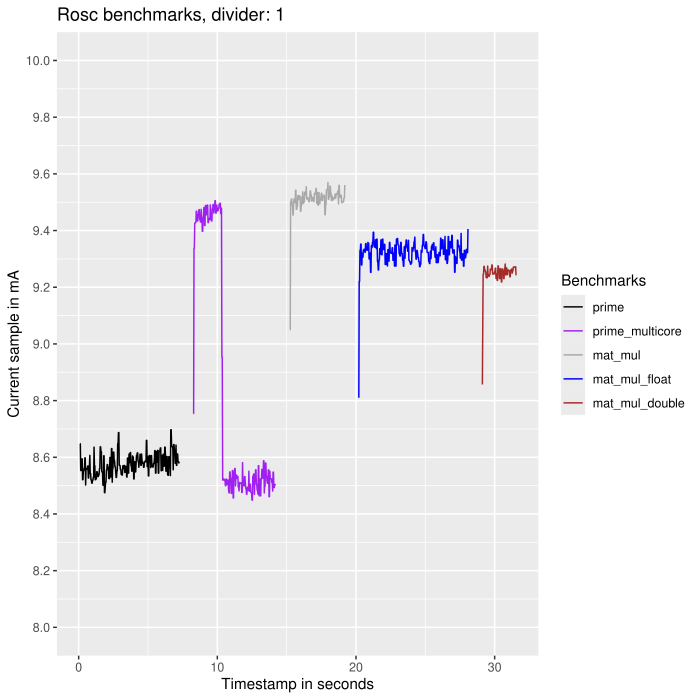

This figure's R source:
library("ggplot2")
library("dplyr")
library(rlang)

results_name <- "rosc_benchmarks_div1"
titles <- list(
	"rosc_benchmarks_div1" = "Rosc benchmarks, divider: 1",
	"rosc_benchmarks_div10" = "Rosc benchmarks, divider: 10",
	"rosc_benchmarks_div20" = "Rosc benchmarks, divider: 20",
	"rosc_benchmarks_div30" = "Rosc benchmarks, divider: 30"
)
limits <- list(
	"rosc_benchmarks_div1" = c(1, 10),
	"rosc_benchmarks_div10" = c(2, 3.5),
	"rosc_benchmarks_div20" = c(1.5, 3.5),
	"rosc_benchmarks_div30" = c(1, 3)
)

df <- read.csv(paste(results_name, ".csv", sep=""))
df <- df %>% filter(iteration_num == 0)
p <- ggplot(df, aes(x = current_timestamp, y = current_sample, color=factor(expe_num), group=factor(expe_num))) +
	geom_line(na.rm = TRUE) +
	scale_y_continuous(limits=limits[[results_name]], n.breaks=15) +
	labs(title = titles[[results_name]], x = "Timestamp in seconds", y = "Current sample in mA") +
	scale_color_manual(
	 name = "Benchmarks", 
	 labels = c(
			"prime", "prime_multicore", "mat_mul", "mat_mul_float", "mat_mul_double",
			"prime (0.9V)", "prime_multicore (0.9V)", "mat_mul (0.9V)", "mat_mul_float (0.9V)", "mat_mul_double (0.9V)",
			"prime (0.75V)", "prime_multicore (0.75V)", "mat_mul (0.75V)", "mat_mul_float (0.75V)", "mat_mul_double (0.75V)",
			"prime (trimmed, 0.9V)", "prime_multicore (trimmed, 0.9V)", "mat_mul (trimmed, 0.9V)", "mat_mul_float (trimmed, 0.9V)", "mat_mul_double (trimmed, 0.9V)",
			"prime (trimmed)", "prime_multicore (trimmed)", "mat_mul (trimmed)", "mat_mul_float (trimmed)", "mat_mul_double (trimmed)",
			"prime (trimmed, 0.75V)", "prime_multicore (trimmed, 0.75V)", "mat_mul (trimmed, 0.75V)", "mat_mul_float (trimmed, 0.75V)", "mat_mul_double (trimmed, 0.75V)"
		),
	 values = c(
			"black", "purple", "dark grey", "blue", "brown",
			"green", "green", "green", "green", "green",
			"yellow", "yellow", "yellow", "yellow", "yellow",
			"blue", "blue", "blue", "blue", "blue",
			"brown", "brown", "brown", "brown", "brown",
			"grey", "grey", "grey", "grey", "grey"
		))
ggsave(paste(results_name, ".pdf", sep=""), plot=p)
